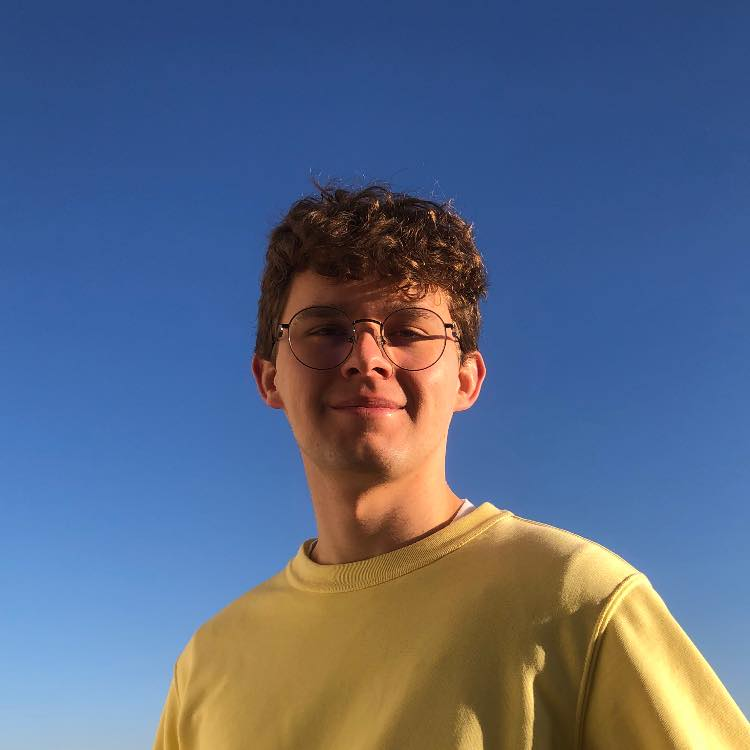
#> input picture MyPersonalWorks/profile_picture.jpg, 750 x 750 px
$ jupyter execute klyszejko-wojciech-09_Canny-Copy1.ipynb   (older library calls are emulated)
#> lines starting #> are read from the running program, lines starting #| are printed output that depends on the picture; after the words box and inside, x2 and y2 are one past the last pixel; in counts of white or black regions, pixels touching at a corner belong together
# Detekcja krawędzi

## Cel ćwiczenia

- Zapoznanie z metodami detekcji krawędzi:
    - Sobel, Prewitt, Roberts - przypomnienie,
    - Laplasjan z Gaussa (LoG – ang. Laplacian of Gaussian),
    - Canny.

Detekcja krawędzi przez wiele lat była podstawą algorytmów segmentacji.
Krawędzie wykrywane są najczęściej z wykorzystaniem pierwszej (gradient) i drugiej (Laplasjan) pochodnej przestrzennej.
Wykorzystanie obu metod zaprezentowane zostało w ćwiczeniu *Przetwarzanie wstępne. Filtracja kontekstowa*.

W niniejszym ćwiczeniu poznane detektory krawędzi zostaną porównane z bardziej zaawansowanymi: Laplasjan z funkcji Gaussa (LoG), Zero Crossing i Canny.

## Laplasjan z Gaussa (LoG)

Funkcja Gaussa:<br>
\begin{equation}
h(r) = e^{\frac{-r^2}{2 \sigma^2}}
\end{equation}<br>
gdzie:
- $r^2 = x^2 + y^2$
- $\sigma$ to odchylenie standardowe.

Działanie filtracji Gaussowskiej zostało przedstawione w ćwiczeniu "Przetwarzanie wstępne". W jej wyniku następuje rozmazanie obrazu.
Laplasjan tej funkcji dany jest wzorem:

\begin{equation}
\nabla^2 h(r) = \frac{r^2 - 2\sigma^2}{\sigma^4} e^{-\frac{r^2}{2\sigma^2}}
\end{equation}

Funkcję (z oczywistych powodów) nazywamy Laplasjan z Gaussa (LoG).
Ponieważ druga pochodna jest operacją liniową, konwolucja obrazu z $\nabla^2 h(r)$ daje taki sam efekt jak zastosowanie filtracji Gaussa na obrazie, a następnie obliczenie Laplasjanu z wyniku.
Lokalizacja krawędzi polega na znalezieniu miejsca, gdzie po filtracji LoG następuje zmiana znaku.

1. Wczytaj obraz *house.png*.
2. Wykonaj rozmycie Gaussowskie obrazu wejściowego.
W tym celu wykorzysaj funkcję `cv2.GaussianBlur(img, kSize, sigma)`.
Pierwszy argument jest obrazem wejśćiowym.
Drugi jest rozmiarem filtru (podanym w nawiasach okrągłych, np. *(3, 3)*).
Trzecim argumentem jest odchylenie standardowe. Wartość jest dobrana automatycznie, jeśli zosanie podana wartość `0` (będą równe rozmiarowi).
3. Oblicz laplasjan obrazu rozmytego.
W tym celu wykorzysaj funkcję `cv2.Laplacian(img, ddepth)`.
Pierszym argumentem jest obraz wejściowy.
Drugim argumentem jest typ danych wejściowych. Użyj `cv2.CV_32F`.
4. Wyznacz miejsca zmiany znaku.
Zaimplementuj funkcję `crossing(LoG, thr)`:
    - Najpierw stwórz tablicę, do której zostanie zapisany wynik.
    Jej rozmiar jest taki sam jak przetwarzanego obrazu.
    - Następnie wykonaj pętle po obrazie (bez ramki jednopikselowej).
    W każdej iteracji stwórz otoczenie o rozmiarze $3 \times 3$.
    Dla otoczenia oblicz wartość maksymalną i minimalną.
    - Jeśli wartości te mają przeciwne znaki, to do danego miejsca tablicy przypisz wartość:
        - jeśli piksel wejściowy > 0, to dodaj do niego wartość bezwzględną minimum.
        - jeśli piksel wejściowy < 0, to do jego wartości bezwzględnej dodaj maksimum.
    - Zmień zakres wykonanej tablicy do $<0, 255>$.
    - Wykonaj progowanie tablicy. Próg jest argumentem wejściowym.
    - Przeskaluj dane binarne do wartości `[0, 255]`.
    - Wykonaj konwersję do typu *uint8*.
    - Wykonaj rozmycie medianowe wyniku.
    Wykorzystaj funkcję `cv2.medianBlur(img, kSize)`.
    Pierwszym argumentem jest obraz wejśćiowy, a drugim rozmiar filtra.
    - Zwróć wyznaczoną tablicę.
5. Wyświetl obraz wynikowy.
6. Dobierz parametry (rozmiar filtru Gaussa, odchylenie standardowe, próg binaryzacji) tak, by widoczne były kontury domu, ale nie dachówki.

[cell 1]
import cv2
from matplotlib import pyplot as plt
import numpy as np
import math
import os

if not os.path.exists("dom.png") :
    !wget https://raw.githubusercontent.com/vision-agh/poc_sw/master/09_Canny/dom.png --no-check-certificate

[cell 2]
house_image = cv2.imread('profile_picture.jpg', cv2.IMREAD_GRAYSCALE)

[cell 3]
plt.imshow(house_image, 'gray')
plt.title('Obraz oryginalny')

[cell 4]
house_blurred = cv2.GaussianBlur(house_image, (19,19), 0)

[cell 5]
plt.imshow(house_blurred, 'gray')
plt.title('Obraz rozmyty')

[cell 6]
house_laplace = cv2.Laplacian(house_blurred, cv2.CV_32F)

[cell 7]
plt.imshow(house_laplace, 'gray')
plt.title('Laplasjan obrazu rozmytego')

[cell 8]
def crossing(log, thr):
    result = np.zeros(np.shape(log))

    for i in range(1, np.shape(log)[0] - 1):
        for j in range(1, np.shape(log)[1] - 1):
            surroundings = log[i-1:i+2,j-1:j+2]

            min_val = np.min(surroundings)
            max_val = np.max(surroundings)

            if min_val * max_val < 0:
                if log[i, j] > 0:
                    result[i, j] = log[i, j] + np.abs(min_val)
                elif log[i, j] < 0:
                    result[i, j] = np.abs(log[i, j]) + max_val

    maximum = np.max(result)
    scale_factor = 255 / maximum
    result *= scale_factor

    result = np.where(result > thr, 255, 0).astype('uint8')

    median_blurred = cv2.medianBlur(result, 3)

    return median_blurred

[cell 9]
def get_laplace(image, size, sigma):
    blurred = cv2.GaussianBlur(house_image, (size,size), sigma)
    return cv2.Laplacian(blurred, cv2.CV_32F)

[cell 10]
house_crossing = crossing(get_laplace(house_image,19, 0), 110)
#> after the loop in crossing, `for i in range(1, np.shape(log)[0] - 1):`:
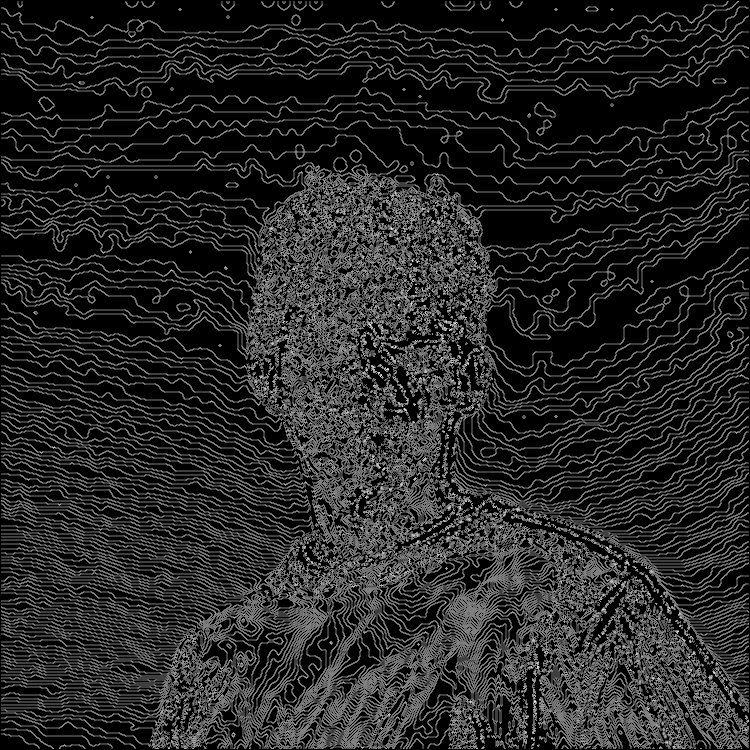
#> result: shape (750, 750) float64; min 0, max 8, mean 1.18; drawn with min black and max white
#> in crossing, `maximum = np.max(result)`: maximum = 8
#> in crossing, `scale_factor = 255 / maximum`: scale_factor = 31.88
#> in crossing, `result = np.where(result > thr, 255, 0).astype('uint8')`:
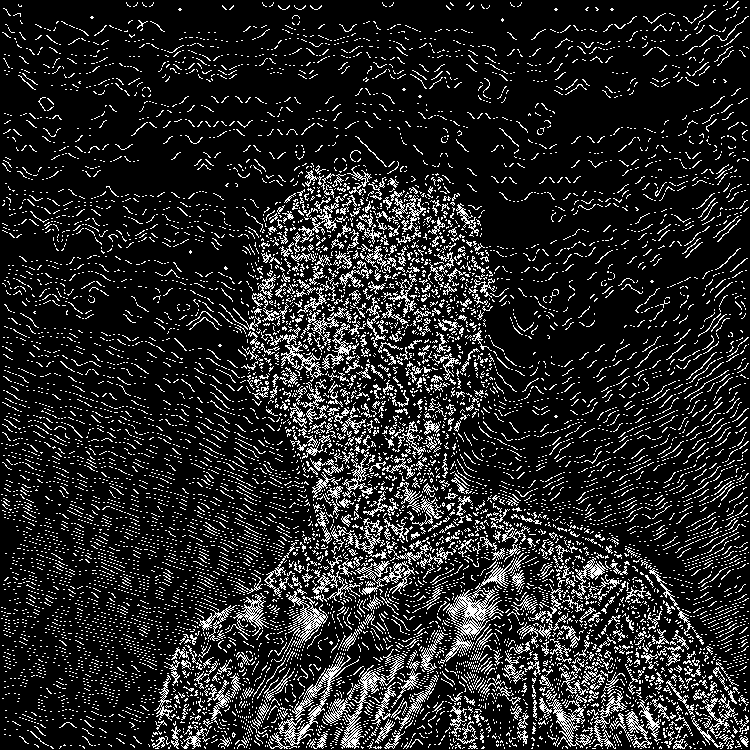
#> result: shape (750, 750); 14.3% white in thin lines or dots

[cell 11]
plt.imshow(house_crossing, 'gray')
plt.title("Obraz wynikowy z odpowienio dobranymi parametrami")

## Algorytm Canny'ego

> Algorytm Canny'ego to często wykorzystywana metoda detekcji krawędzi.
> Zaproponowana została w 1986r. przez Johna F. Cannego.
> Przy jego projektowaniu założono trzy cele:
> - niska liczba błędów - algorytm powinien znajdywać wszystkie krawędzie oraz generować jak najmniej fałszywych detekcji,
> - punkty krawędziowe powinny być poprawnie lokalizowane - wykryte punkty powinny być jak najbardziej zbliżone do rzeczywistych,
> - krawędzie o szerokości 1 piksela - algorytm powinien zwrócić jeden punkt dla każdej rzeczywistej krawędzi.

Zaimplementuj algorytm detekcji krawędziCanny'ego:
1. W pierwszym kroku obraz przefiltruj dwuwymiarowym filtrem Gaussa.
2. Następnie oblicz gradient pionowy i poziomy ($g_x $ i $g_y$).
Jedną z metod jest filtracja Sobela.
3. Dalej oblicz amplitudę:
$M(x,y)  = \sqrt{g_x^2+g_y^2}$ oraz kąt:
$\alpha(x,y) = arctan(\frac{g_y}{g_x})$.
Do obliczenia kąta wykorzystaj funkcję `np.arctan2(x1, x2)`.
Wynik jest w radianach.
4. W kolejnym etapie wykonaj kwantyzację kątów gradientu.
Kąty od $-180^\circ$ do $180^\circ$ można podzielić na 8 przedziałów:
[$-22.5^\circ, 22.5^\circ$], [$22.5^\circ, 67.5^\circ$],
[$67.5^\circ, 112.5^\circ$], [$112.5^\circ, 157.5^\circ$],
[$157.5^\circ, -157.5^\circ$], [$-157.5^\circ, -112.5^\circ$],
[$-112.5^\circ, -67.5^\circ$], [$-67.5^\circ, -22.5^\circ$].
Przy czym należy rozpatrywać tylko 4 kierunki:
    - pionowy ($d_1$),
    - poziomy ($d_2$),
    - skośny lewy ($d_3$),
    - skośny prawy ($d_4$).
5. Dalej przeprowadź eliminację pikseli, które nie mają wartości maksymalnej (ang. *nonmaximal suppresion*).
Celem tej operacji jest redukcja szerokości krawędzi do rozmiaru 1 piksela.
Algorytm przebiega następująco.
W rozpatrywanym otoczeniu o rozmiarze $3 \times 3$:
    - określ do którego przedziału należy kierunek gradientu piksela centralnego ($d_1, d_2, d_3, d_4$).
    - przeanalizuje sąsiadów leżących na tym kierunku.
Jeśli choć jeden z nich ma amplitudę większą niż piksel centralny, to należy uznać, że nie jest lokalnym maksimum i do wyniku przypisać $g_N(x,y) = 0$.
W przeciwnym przypadku $g_N(x,y) = M(x,y)$.
Przez $g_N$ rozumiemy obraz detekcji lokalnych maksimów.
Zaimplementuj funkcję `nonmax`.
Pierwszym argementem jest macierz kierunków (po kwantyzacji).
Drugim argumentem jest macierz amplitudy.
6. Ostatnią operacją jest binaryzacja obrazu $g_N$.
Stosuje się tutaj tzw. binaryzację z histerezą.
Wykorzystuje się w niej dwa progi: $T_L$ i $T_H$, przy czym $T_L < T_H$.
Canny zaproponował, aby stosunek progu wyższego do niższego był jak 3 lub 2 do 1.
Rezultaty binaryzacji można opisać jako:<br>
$g_{NH}(x,y) = g_N(x,y) \geq TH $<br>
$g_{NL}(x,y) = TH > g_N(x,y) \geq TL $<br>
Można powiedzieć, że na obrazie $g_{NH}$ są "pewne" krawędzie.
Natomiast na $g_{NL}$ "potencjalne".
Często krawędzie "pewne" nie są ciągłe.
Dlatego wykorzystuje się obraz $g_{NL}$ w następującej procedurze:
    - Stwórz stos zawierający wszystkie piksele zaznaczone na obrazie $g_{NH}$.
W tym celu wykorzystaj listę współrzędnych `[row, col]`.
Do pobrania elementu z początku służy metoda `list.pop()`.
Do dodania elementu na koniec listy służy metoda `list.append(new)`.
    - Stwórz obraz, który będzie zawierał informację czy dany piksel został już odwiedzony.
    - Stwórz obraz, któy zawierać będzie wynikowe krawędzie.
Jej rozmiar jest równy rozmiarowi obrazu.
    - Wykonaj pętlę, która będzie pobierać elementy z listy, dopóki ta nie będzie pusta.
W tym celu najlepiej sprawdzi się pętla `while`.
    - W każdej iteracji pobierz element ze stosu.
    - Sprawdź czy dany element został już odwiedzony.
    - Jeśli nie został, to:
        - Oznacz go jako odwiedzony,
        - Oznacz piksel jako krawędź w wyniku,
        - Sprawdź otoczenie piksela w obrazie $g_{NL}$,
        - Dodaj do stosu współrzędne otoczenia, które zawierają krawędź (potencjalną).
        Można to wykoanać np. pętlą po stworzonym otoczeniu.
7. Wyświetl obraz oryginalny, obraz $g_{NH}$ oraz obraz wynikowy.

Pomocnicze obrazy $g_{NH}$ i $g_{NL}$ zostały wprowadzone dla uproszczenia opisu.
Algorytm można zaimplementować wbardziej "zwarty" sposób.

Na podstawie powyższego opisu zaimplementuj algorytm Cannego.

[cell 12]
def quantify_angles(angle):
    divisions = []
    divisions.append(- np.pi + np.pi / 8)
    for i in range(7):
        divisions.append(divisions[-1] + np.pi / 4)

    #d1 - pion
    d1 = np.where(((divisions[1] <= angle) & (angle < divisions[2])) |  ((divisions[5] <= angle) & (angle < divisions[6])), 1, 0)
    #d2 - poziom
    d2 = np.where((angle < divisions[0]) | ((divisions[3] <= angle) & (angle < divisions[4])) |  (divisions[7] <= angle), 2, 0)
    #d3 - skonsny lewo gora -> prawo dol
    d3 = np.where(((divisions[2] <= angle) & (angle < divisions[3])) |  ((divisions[6] <= angle) & (angle < divisions[7])), 3, 0)
    #d4 - skonsny prawo gora -> lewo dol
    d4 = np.where(((divisions[0] <= angle) & (angle < divisions[1])) |  ((divisions[4] <= angle) & (angle < divisions[5])), 4, 0)

    return d1 + d2 + d3 + d4

[cell 13]
def nonmax(quantified_angles, amplitude):
    gn_xy = np.zeros(np.shape(quantified_angles))

    for i in range(1, np.shape(quantified_angles)[0] - 1):
        for j in range(1, np.shape(quantified_angles)[1] - 1):
            central_pixel = quantified_angles[i, j]

            if central_pixel == 1:
                neighbors = [amplitude[i-1,j], amplitude[i+1,j]]
            elif central_pixel == 2:
                neighbors = [amplitude[i,j-1], amplitude[i,j+1]]
            elif central_pixel == 3:
                neighbors = [amplitude[i-1,j-1], amplitude[i+1,j+1]]
            elif central_pixel == 4:
                neighbors = [amplitude[i-1,j+1], amplitude[i+1,j-1]]
            else:
                raise Exception('Wrong pixel value at ', i,' ', j,' = ', central_pixel)

            if np.max(neighbors) <= amplitude[i, j]:
                gn_xy[i, j] = amplitude[i, j]

    return gn_xy

[cell 14]
def canny(image, TL, TH):
    blurred = cv2.GaussianBlur(image, (7,7), 0)

    grad_x = np.array(cv2.Sobel(blurred, cv2.CV_64F, 1, 0, ksize=3), dtype=np.float64)
    grad_y = np.array(cv2.Sobel(blurred, cv2.CV_64F, 0, 1, ksize=3), dtype=np.float64)

    m_xy = np.sqrt(np.square(grad_x) + np.square(grad_y))

    angle = np.arctan2(grad_y, grad_x)

    #quantify angles
    quantified_angles = quantify_angles(angle)
    g_n = nonmax(quantified_angles, m_xy)

    g_nh = np.where(TH <= g_n, 1, 0)
    g_nl = np.where((TL <= g_n) & (g_n < TH), 1, 0)

    #binarization
    g_nh_nonzero = np.nonzero(g_nh)
    stack = []
    for z in zip(g_nh_nonzero[0], g_nh_nonzero[1]):
        stack.append(z)
    visited = np.zeros(np.shape(image))
    resulting_edges = np.zeros(np.shape(image))
    while stack:
        pixel = stack.pop()
        if not visited[pixel]:
            visited[pixel] = 1
            resulting_edges[pixel] = 1
            i, j = pixel

            for k in range(-1, 2):
                for l in range(-1, 2):
                    if (k != 0 or j != 0) and g_nl[i + k, j + l]:
                        stack.append((i + k, j + l))

    return g_nh, resulting_edges

[cell 15]
g_nh, result_image = canny(house_image, 30, 60)
#> in canny, `angle = np.arctan2(grad_y, grad_x)`:
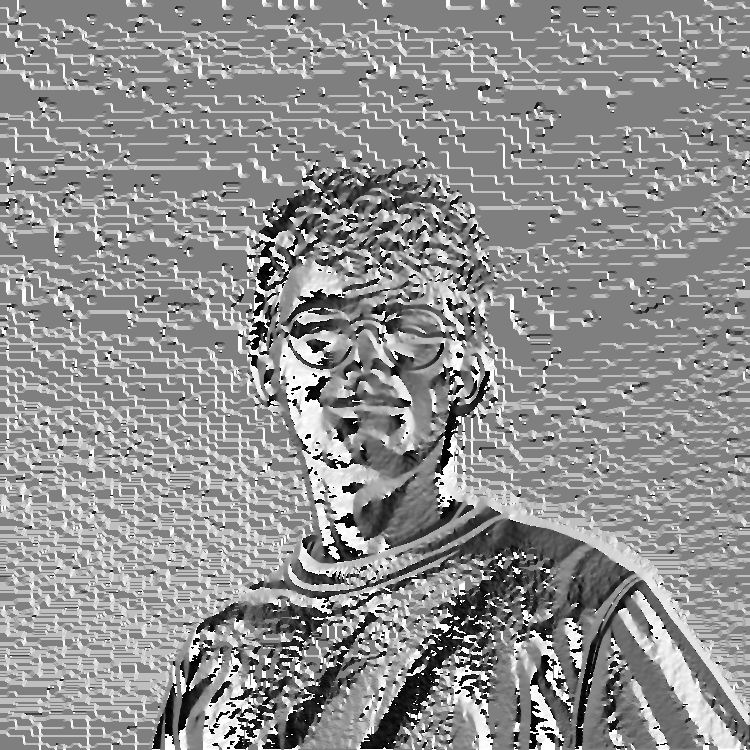
#> angle: shape (750, 750) float64; min -3.14, max 3.14, mean 0.393; drawn with min black and max white
#> in quantify_angles, `d2 = np.where((angle < divisions[0]) | ((divisions[3] <= angle) & (ang..`:
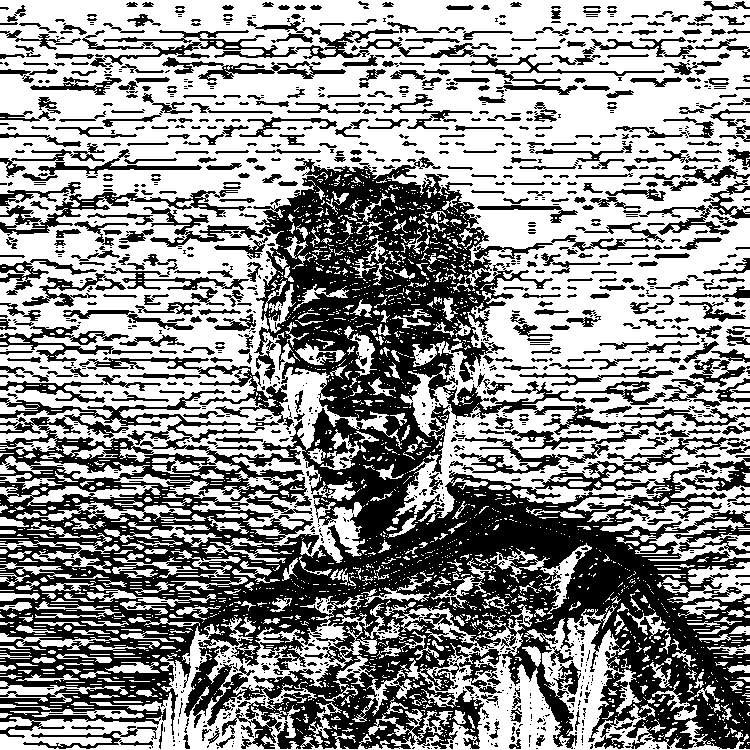
#> d2: shape (750, 750) int64; values 0 (black) and 2 (white), 56.5% white; 1210 black regions (665 under 20 px), largest, box (x1, y1, x2, y2) and area: (0, 157, 750, 749) 172520, (82, 29, 399, 67) 2847, (79, 357, 294, 430) 2298
#> in quantify_angles, `return d1 + d2 + d3 + d4`:
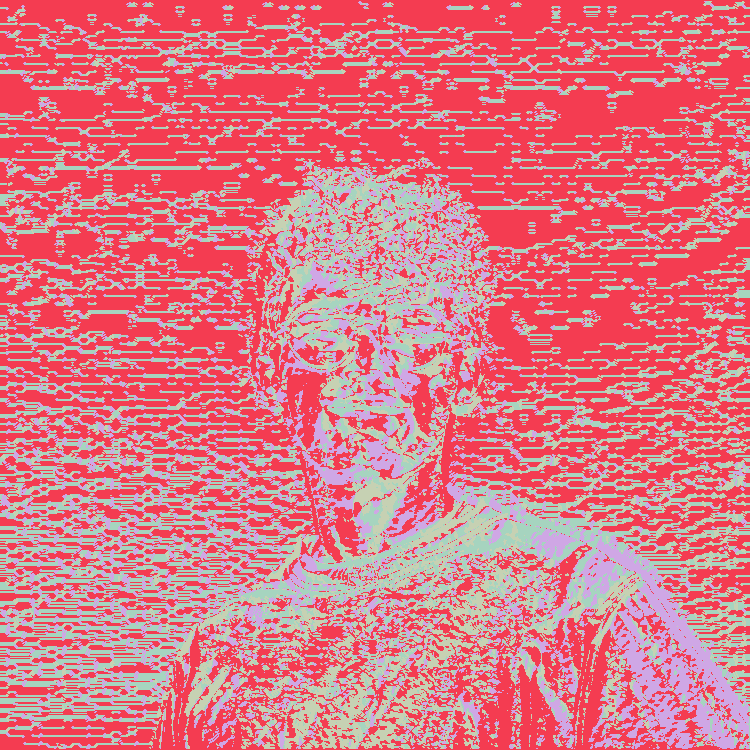
#> returned value: shape (750, 750) int64; 4 distinct labels, from 1 to 4; one colour per label, 0 black
#> in canny, `g_nh_nonzero = np.nonzero(g_nh)`: g_nh_nonzero = 4433 positions, rows 185 to 748, columns 155 to 747
#> the loop in canny, `for z in zip(g_nh_nonzero[0], g_nh_nonzero[1]):` made 4433 passes
#> z on passes 1 to 3: (185, 373), (185, 374), (185, 375)
#> after the loop in canny, `for z in zip(g_nh_nonzero[0], g_nh_nonzero[1]):`: stack = 4433 pairs, first value 185 to 748, second value 155 to 747
#> the loop in canny, `while stack:` made 8369 passes
#> (i, j) on passes 1 to 8: (748, 675), (748, 531), (748, 525), (748, 483), (748, 458), (748, 178), (748, 167), (748, 162)
#> after the loop in canny, `while stack:`:
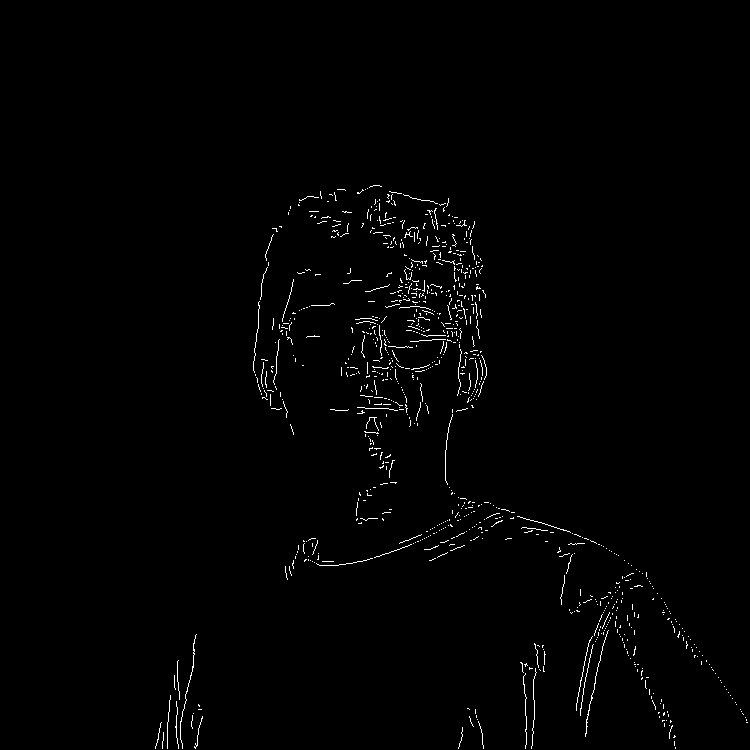
#> resulting_edges: shape (750, 750) float64; values 0 (black) and 1 (white), 1% white in thin lines or dots, all inside (x1, y1, x2, y2) = (155, 185, 748, 749)
#> after the loop in canny, `while stack:`: stack = []

[cell 16]
fig, axs = plt.subplots(1, 3)
fig.set_size_inches(15, 5)

axs[0].imshow(house_image, 'gray')
axs[0].set_title('Obraz oryginalny')
axs[1].imshow(g_nh, 'gray')
axs[1].set_title('g_NH')
axs[2].imshow(result_image, 'gray')
axs[2].set_title('Obraz wynikowy')

## Algorytm Canny'ego - OpenCV

1. Wykonaj dektekcję krawędzi metodą Canny'ego wykorzystując funkcję `cv2.Canny`.
    - Pierwszym argumentem funkcji jest obraz wejściowy.
    - Drugim argumentem jest mniejszy próg.
    - Trzecim argumentem jest większy próg.
    - Czwarty argument to tablica, do której wpisany zostanie wynik.
    Można zwrócić go przez wartość i podać wartość `None`.
    - Piąty argument to rozmiar operatora Sobela (w naszym przypadku 3).
    - Szósty argument to rodzaj używanej normy.
    0 oznacza normę $L_1$, 1 oznacza normę $L_2$. Użyj $L_2$.
2. Wynik wyświetl i porównaj z własną implementacją.

[cell 17]
fig, axs = plt.subplots(1, 3)
fig.set_size_inches(15, 5)

axs[0].imshow(house_image, 'gray')
axs[0].set_title('Obraz oryginalny')
axs[1].imshow(result_image, 'gray')
axs[1].set_title('Własna implementacja')
axs[2].imshow(cv2.Canny(house_image, 100,100, None, 3, 1), 'gray')
axs[2].set_title('Implementacja biblioteczna')
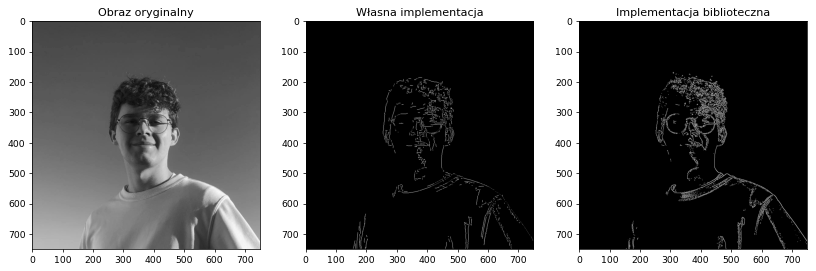
#> figure drawn by matplotlib, 3 panels
